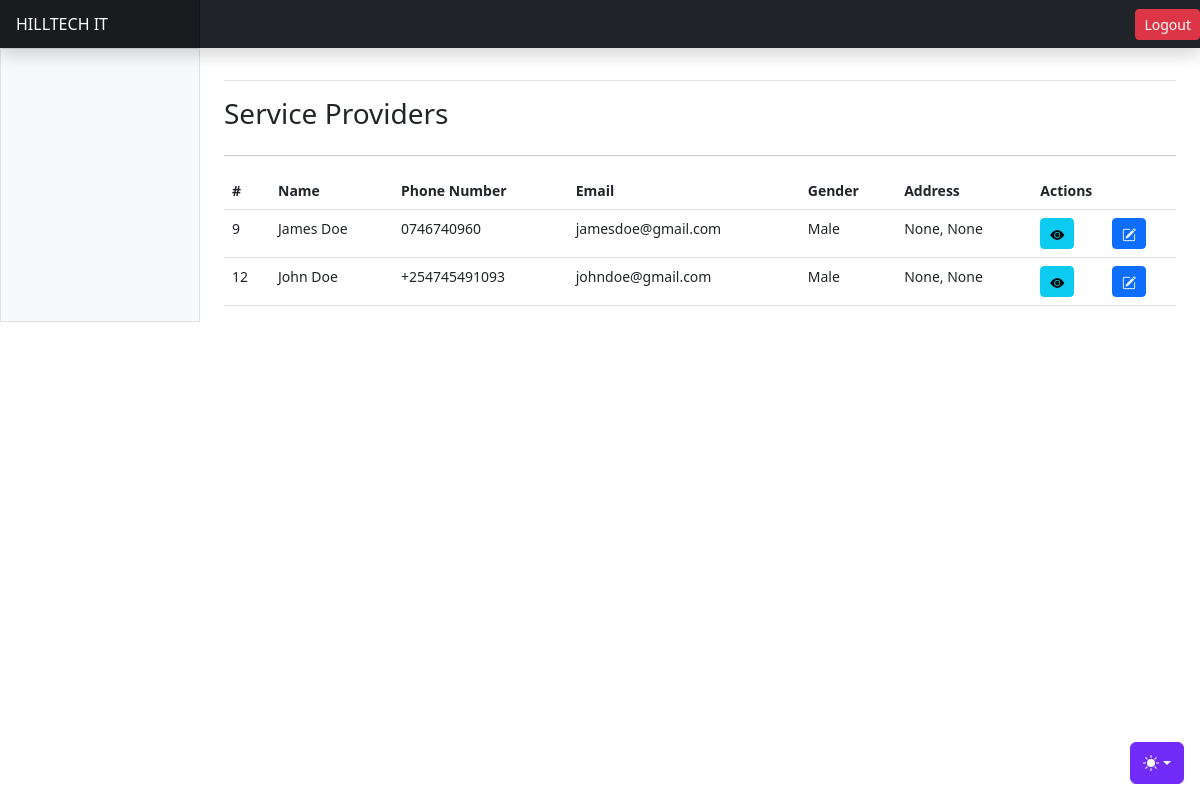
/users/service-providers/, run on an earlier commit of the app's database.
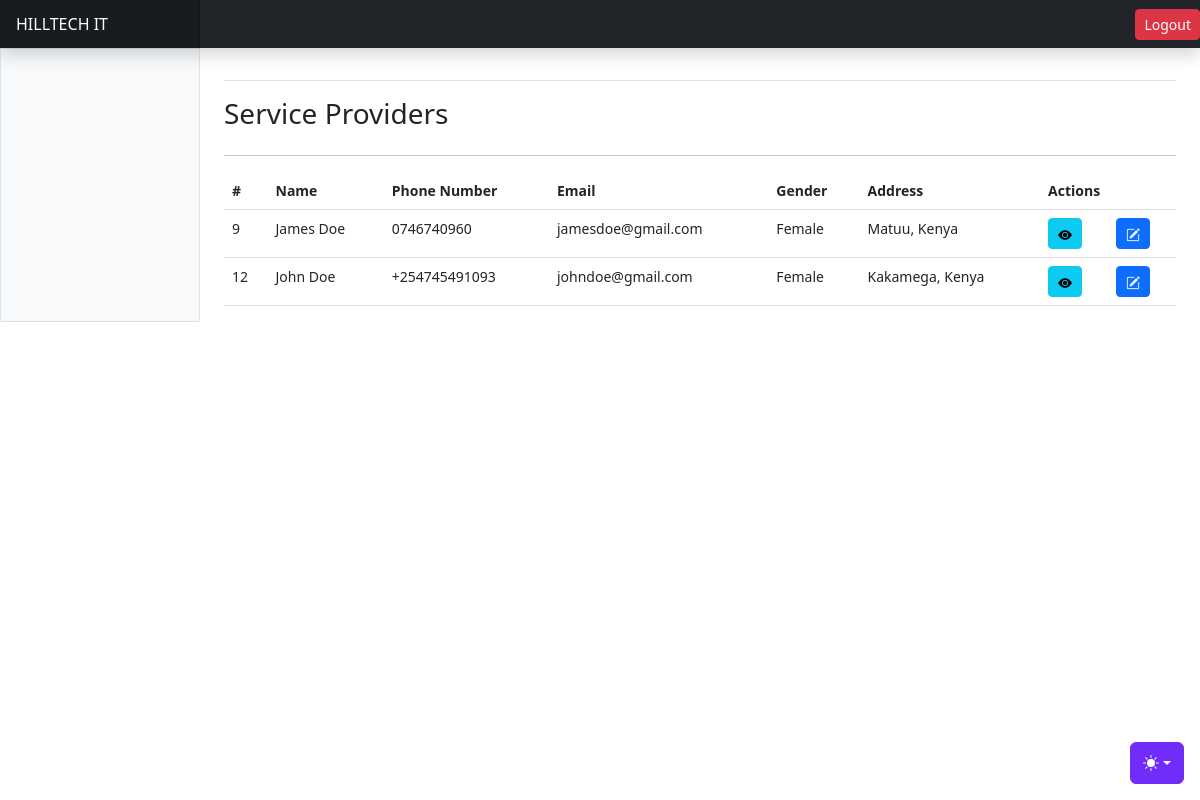
And on a later commit of the database.
### apps/users/models.py (models this page shows, shortened)
class User(AbstractUser, AbstractBaseModel):
    role = models.CharField(choices=ROLE_CHOICES, max_length=32, null=True)
    phone_number = models.CharField(max_length=255, null=True)
    id_number = models.CharField(max_length=255, null=True)
    gender = models.CharField(max_length=255, null=True, choices=GENDER_CHOICES)
    date_of_birth = models.DateField(null=True)
    city = models.CharField(max_length=255, null=True)
    country = models.CharField(max_length=255, null=True)
    address = models.CharField(max_length=255, null=True)
    token = models.CharField(null=True, max_length=255)
    token_expiration_date = models.DateTimeField(null=True)
    activation_date = models.DateTimeField(null=True)
    position = models.CharField(max_length=255, choices=STAFF_POSITION_CHOICES, null=True)
    def name(self):
        return f"{self.first_name} {self.last_name}"

### apps/users/views.py (the view)
# urls.py: path("service-providers/", service_providers, name="service-providers"),
def service_providers(request):
    providers = User.objects.filter(role="service_provider")
    paginator = Paginator(providers, 10)
    page_number = request.GET.get("page")
    page_obj = paginator.get_page(page_number)
    return render(request, "service_providers/providers.html", {"providers": providers, "page_obj": page_obj})

### templates/service_providers/providers.html (shortened to what this page needs)
{% extends "base.html" %}
{% block content %}
<div class="row">
    <div class="col">
        <h3>Service Providers</h3>
    </div>
</div>
<hr/>
      <div class="table-responsive small">
        <table class="table">
          <thead>
            <tr>
              <th scope="col">#</th>
              <th scope="col">Name</th>
              <th scope="col">Phone Number</th>
              <th scope="col">Email</th>
              <th scope="col">Gender</th>
              <th scope="col">Address</th>
              <th scope="col" colspan="3">Actions</th>
            </tr>
          </thead>
          <tbody>
            {% for user in page_obj %}
            <tr>
              <td>{{user.id}}</td>
              <td>{{user.name}}</td>
              <td>{{user.phone_number}}</td>
              <td>{{user.email}}</td>
              <td>{{user.gender}}</td>
              <td>{{user.city}}, {{user.country}}</td>
              <td>
                <a href="#" class="btn btn-info btn-sm"><i class="bi bi-eye-fill"></i></a>
              </td>
              <td><a class="btn btn-primary btn-sm" data-bs-toggle="modal" data-bs-target="#editServiceProviderModal{{ user.id }}">
                <i class="bi bi-pencil-square"></i>
              </a></td>
            </tr>
            {% endfor %}
          </tbody>
        </table>
{% endblock content %}

What changed in the data, as far as the page shows it:
changed User "James Doe": gender "Male" → "Female"; city "None" → "Matuu"; country "None" → "Kenya"
changed User "John Doe": gender "Male" → "Female"; city "None" → "Kakamega"; country "None" → "Kenya"
